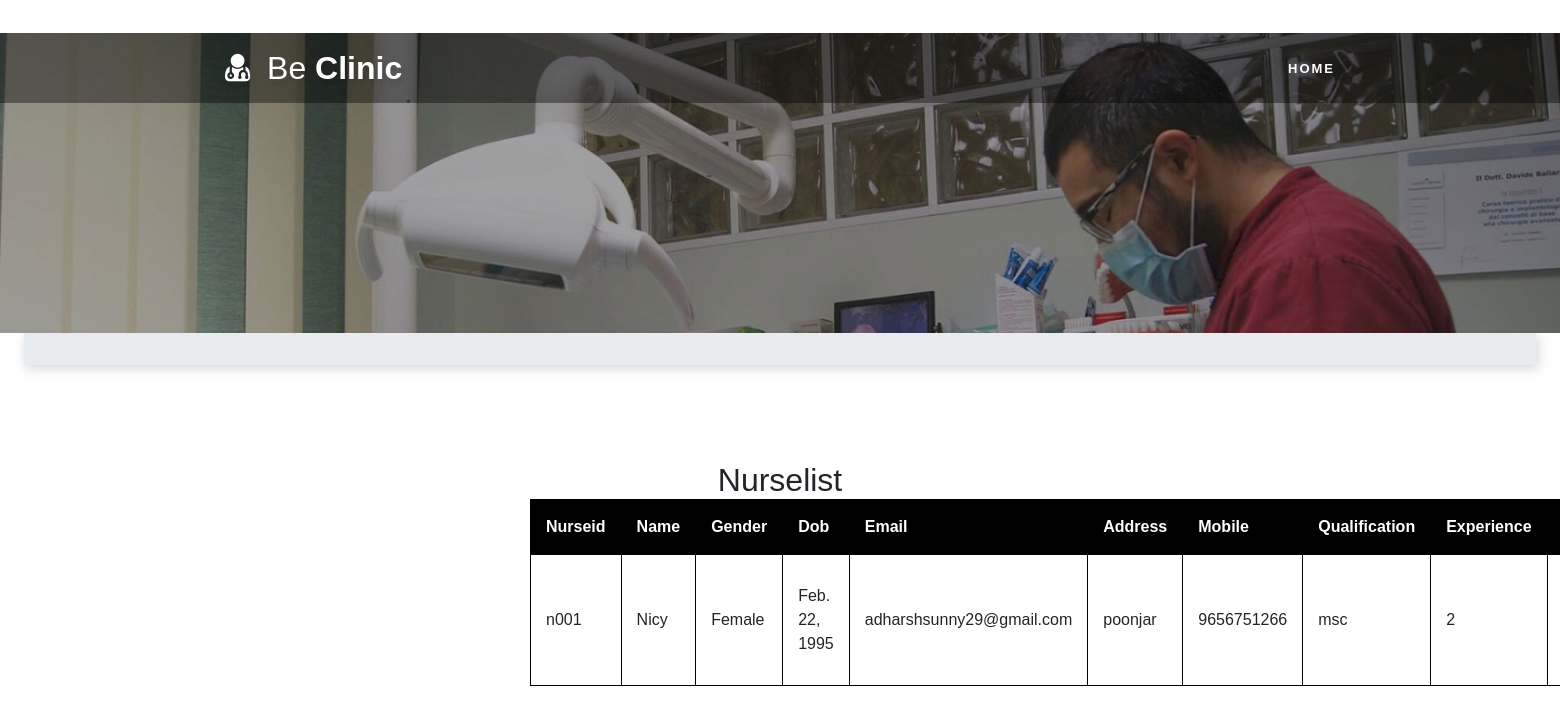
Page /viewnurse/ on the committed database.
### testapp/models.py (models this page shows, shortened)
class nurse(models.Model):
    ids = models.ForeignKey(logins, on_delete=models.CASCADE)
    nurseid=models.CharField(unique=True,max_length=30)
    name=models.CharField(max_length=50)
    gender=models.CharField(max_length=30)
    dob=models.DateField()
    email=models.EmailField()
    address=models.CharField(max_length=100)
    mobile=models.CharField(max_length=50)
    qualification=models.CharField(max_length=30)
    experience=models.CharField(max_length=30)
    image=models.ImageField(upload_to='images')

### testapp/views.py (the view)
# urls.py: url(r'^viewnurse/', views.viewnurse, name='nursedetails'),
def viewnurse(request):
    data=nurse.objects.all()
    return render(request,'admin/nurselist.html',{'data':data})

### templates/admin/nurselist.html (shortened to what this page needs)
<!DOCTYPE html>
<html lang="zxx">
{% load staticfiles%}
<head>
	<link rel="stylesheet" href="{%static 'css/bootstrap.css'%}">
	<link rel="stylesheet" href="{%static 'css/style.css'%}" type="text/css" media="all" />
	<link href="{%static 'css/font-awesome.min.css'%}" rel="stylesheet">
</head>
<body>
	<div id="home">
		<header>
			<div class="top-bar py-3">
				<div class="container">
					<div class="row">
						<div class="col-xl-5 col-lg-6 col-md-8 top-social-agile text-lg-left text-center">
							<div class="row">
								<div class="col-4 header-top_w3layouts">
								</div>
							</div>
						</div>
						<div class="col-xl-7 col-lg-6 col-md-4 top-social-agile text-md-right text-center mt-md-0 mt-2">
						</div>
					</div>
				</div>
			</div>
		</header>
		<div class="main-top">
			<div class="container">
				<div class="header d-md-flex justify-content-between align-items-center py-3">
					<div id="logo">
						<h1>
							<a href="">
								<span class="fa fa-user-md mr-2"></span>
								<span class="logo-sp">Be</span> Clinic
							</a>
						</h1>
					</div>
					<div class="nav_w3ls">
						<nav>
							<ul class="menu">
								<li><a href="{% url 'admin/homepage' %}">Home</a></li>
							</ul>
						</nav>
					</div>
				</div>
			</div>
		</div>
		<div class="main-banner-2">
		</div>
	</div>
			</body>
			<div class="login px-sm-4 mx-auto mw-100 login-wrapper">
                <div class="breadcrumb-agile py-1">
		<ol class="breadcrumb m-0">
		</ol>
	</div>
<section class="logins py-5">
		<div class="container py-xl-5 py-lg-3">
			<div class="title-section mb-md-5 mb-4">
				<form  enctype="multipart/form-data" class="login-wrapper"  method="post">
<h2 align="center">Nurselist</h2>
<table id="t01" align="center">
  <tr>
    <th>Nurseid</th>
    <th>Name</th>
    <th>Gender</th>
    <th>Dob</th>
    <th>Email</th>
    <th>Address</th>
    <th>Mobile</th>
    <th>Qualification</th>
    <th>Experience</th>
    <th>Image</th>
  </tr>
  <tbody>
    {% for i in data %}
    <tr>
    <td>{{ i.nurseid}}</td>
    <td>{{ i.name }}</td>
    <td>{{ i.gender }}</td>
    <td>{{ i.dob }}</td>
    <td>{{ i.email }}</td>
    <td>{{ i.address }}</td>
    <td>{{ i.mobile }}</td>
    <td>{{ i.qualification }}</td>
    <td>{{ i.experience }}</td>
    <td><img src="{{MEDIA_URL}} {{ i.image.url }}" width=100px height=100px />
	</tr>
    {% endfor %}
  </tbody>
</table>
                </form>
            </div>
        </div>
</section>
            </div>
</html>

### static/css/style.css (style rules this page uses)
body { padding: 0; margin: 0; background: #FFF; font-family: 'Quicksand', sans-serif; }
body a, body button { transition: 0.5s all; -webkit-transition: 0.5s all; -moz-transition: 0.5s all; -o-transition: 0.5s all; -ms-transition: 0.5s all; text-decoration: none; }
html { scroll-behavior: smooth; }
h1, h2, h3, h4, h5, h6 { margin: 0; padding: 0; font-family: 'Mukta', sans-serif; }
ul, ol { margin: 0; padding: 0; }
.header-top_w3layouts { padding: 0 .5em; }
#home { position: relative; }
.main-top { position: absolute; z-index: 999; width: 100%; background: rgba(0, 0, 0, 0.4); }
nav { margin: 0; padding: 0; }
#logo a { float: left; display: initial; font-weight: 700; font-size: 32px; color: #fff; text-shadow: 2px 5px 3px rgba(0, 0, 0, 0.06); padding: 0; }
span.logo-sp { font-weight: 100; }
nav:after { content: ""; display: table; clear: both; }
nav ul { float: right; padding: 0; margin: 0; list-style: none; position: relative; }
nav ul li { margin: 0px; display: inline-block; float: left; }
nav a { padding: 0; color: #fff; font-size: 13px; letter-spacing: 2px; font-weight: 700; text-transform: uppercase; display: inline-block; transition: 0.5s all; -webkit-transition: 0.5s all; -moz-transition: 0.5s all; -o-transition: 0.5s all; -ms-transition: 0.5s all; }
li>a:only-child:after { content: ''; }
.main-banner-2 { background: url(../images/1.jpg) no-repeat top; background-size: cover; -webkit-background-size: cover; -moz-background-size: cover; -o-background-size: cover; -ms-background-size: cover; min-height: 300px; }
.breadcrumb-agile { background: #e9ecef; box-shadow: 2px 3px 12px 1px rgba(0, 0, 0, 0.15); }
form.login-wrapper { margin: 0 auto; max-width: 500px; }

### templates/admin/nurselist.html (style rules this page uses)
table { width:100%; }
table, th, td { border: 1px solid black; border-collapse: collapse; }
th, td { padding: 15px; text-align: left; }
table#t01 tr:nth-child(odd) { background-color: #fff; }
table#t01 th { background-color: black; color: white; }

### rows in the picture
nurse: nurseid "n001", name "Nicy", gender "Female", dob "Feb. 22, 1995", email "adharshsunny29@gmail.com", address "poonjar", mobile "9656751266", qualification "msc", experience "2"
